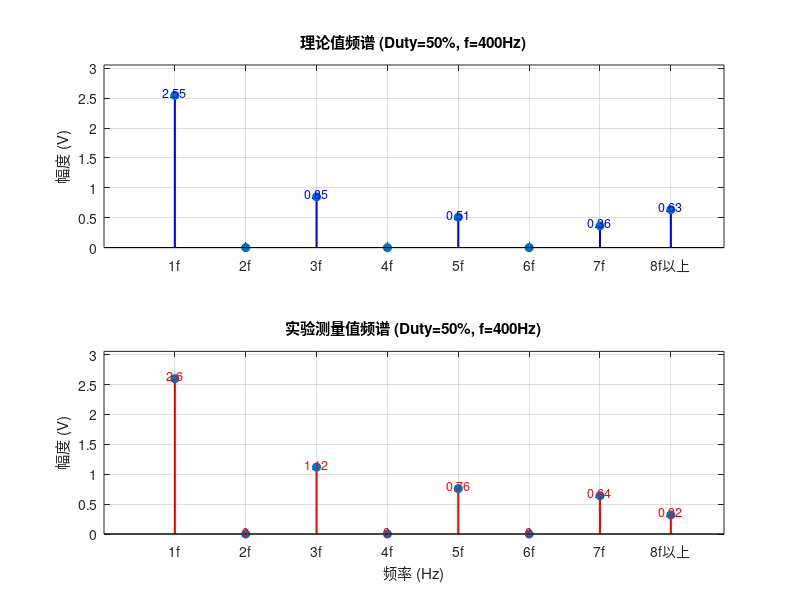

The MATLAB script that drew this image:
% ==========================================
% 实验任务：方波分解 (占空比 50%, 含8f以上)
% ==========================================
clc; clear; close all;

% --- 1. 参数设置 (在这里修改频率 400 或 600) ---
f_base = 400;       % <--- 修改这里：400 或 600
E = 2;              % 信号幅度 2V
duty = 0.5;         % 占空比 50%
harmonics = 1:8;    % 谐波次数 1 到 8 (第8个位置代表8f及以上)
freqs = harmonics * f_base; 

% --- 2. 理论值计算 ---
theory_values = zeros(1, length(harmonics));
for i = 1:length(harmonics) - 1
    n = harmonics(i);
    % 理论公式
    val = abs( (2 * E) / (n * pi) * sin(n * pi * duty) );
    theory_values(i) = 2 * val;
end

% (2) 计算 "8f以上" 的理论总值 (使用平方和开根号 RSS)
sum_sq = 0;
for k = 8:2000  % 累加到第2000次谐波，足够精确了
    v_pp_k = 2 * abs( (2 * E) / (k * pi) * sin(k * pi * duty) );
    sum_sq = sum_sq + v_pp_k^2;
end
theory_values(8) = sqrt(sum_sq); % 存入第8个位置

% --- 3. 实验测量值 (请填入8个数据) ---
% !!! 请替换真实数据 !!! 
% 格式：[1f, 2f, 3f, 4f, 5f, 6f, 7f, 8f以上]
% 50%占空比下，偶数项(2,4,6,8)测量值应该很小
measured_values = [2.60, 0, 1.12, 0, 0.76, 0, 0.64, 0.32]; 

% --- 4. 绘图 ---
figure('Name', ['50%占空比频谱 (f=' num2str(f_base) ')'], 'Color', 'w');

% 自定义X轴标签
x_labels = {'1f', '2f', '3f', '4f', '5f', '6f', '7f', '8f以上'};

% 子图1：理论值
subplot(2, 1, 1);
stem(freqs, theory_values, 'filled', 'LineWidth', 1.5, 'Color', 'b', 'MarkerSize', 6);
title(['理论值频谱 (Duty=50%, f=' num2str(f_base) 'Hz)']);
ylabel('幅度 (V)');
grid on;
xticks(freqs);
xticklabels(x_labels); % 应用自定义标签
ylim([0, max(theory_values)*1.2]);

% 显示数值
for i = 1:length(harmonics)
    if theory_values(i) > 0.01 
        text(freqs(i), theory_values(i) + 0.05, sprintf('%.2f', theory_values(i)), ...
            'HorizontalAlignment', 'center', 'FontSize', 9, 'Color', 'b');
    end
end

% 子图2：测量值
subplot(2, 1, 2);
stem(freqs, measured_values, 'filled', 'LineWidth', 1.5, 'Color', 'r', 'MarkerSize', 6);
title(['实验测量值频谱 (Duty=50%, f=' num2str(f_base) 'Hz)']);
xlabel('频率 (Hz)');
ylabel('幅度 (V)');
grid on;
xticks(freqs);
xticklabels(x_labels); % 应用自定义标签
ylim([0, max(theory_values)*1.2]); 

% 显示数值
for i = 1:length(harmonics)
    text(freqs(i), measured_values(i) + 0.05, num2str(measured_values(i)), ...
        'HorizontalAlignment', 'center', 'FontSize', 9, 'Color', 'r');
end
